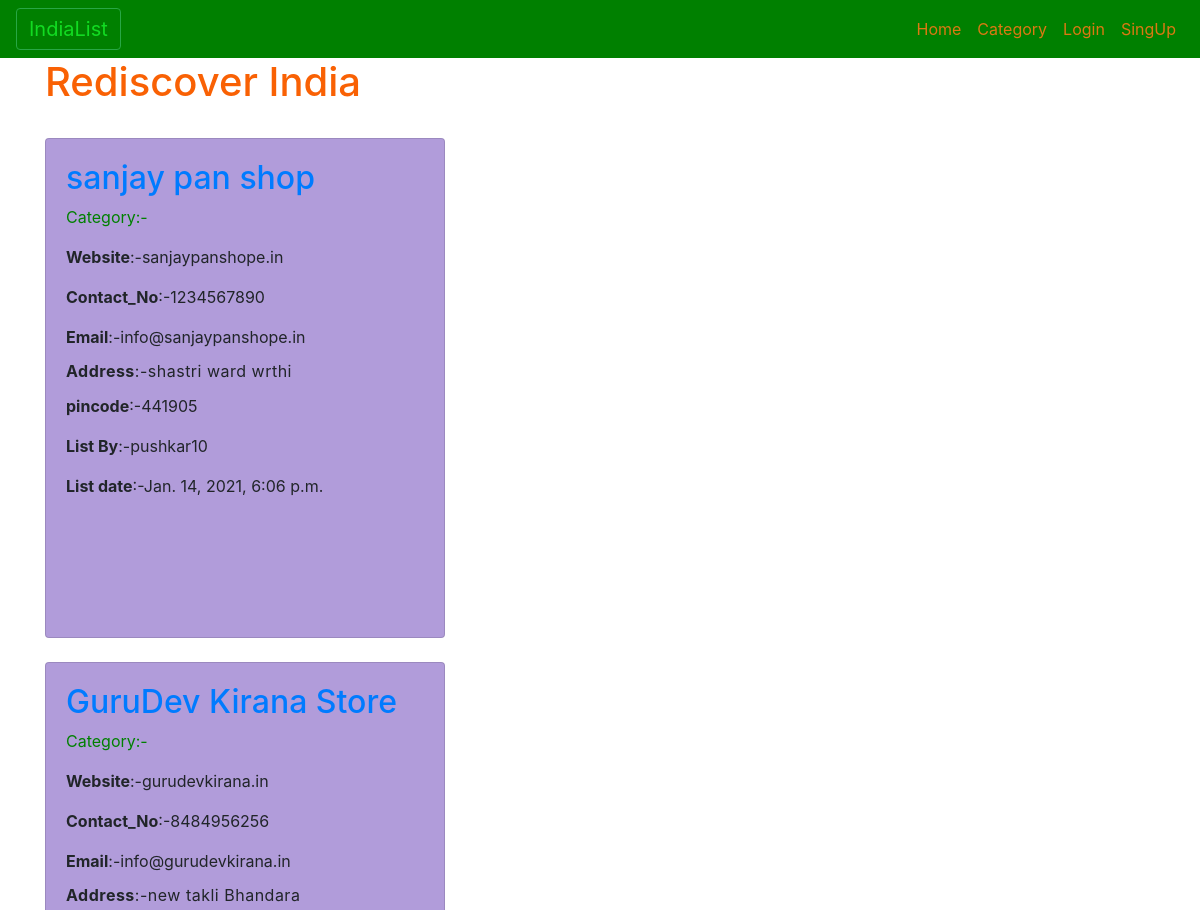
Before: / (upper part) with the older database file.
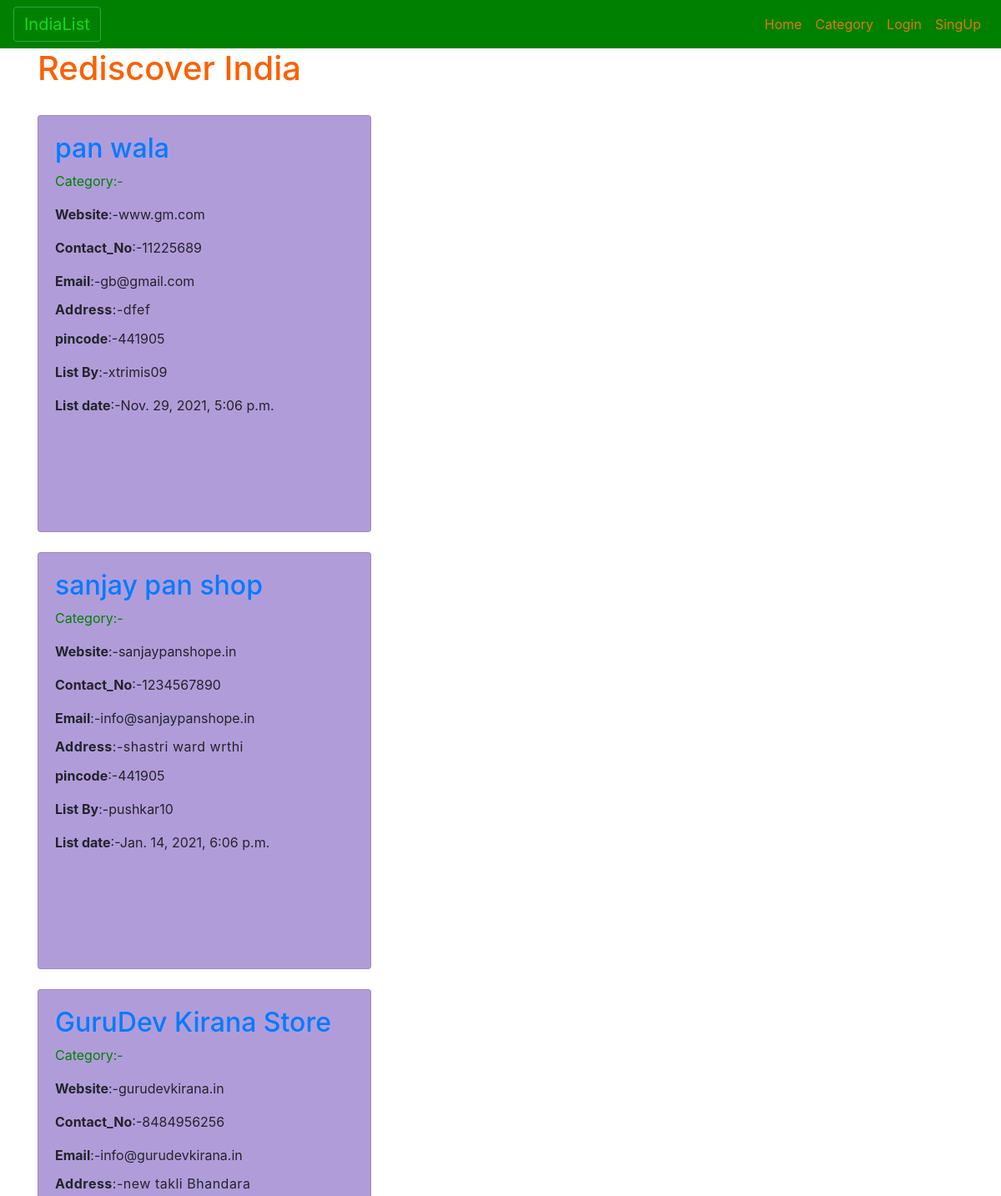
After: the same page with the newer database file.
### businesslisting/models.py (models this page shows, shortened)
class List(models.Model):
	name = models.CharField(max_length=200)
	description = models.TextField()
	website = models.CharField(max_length=100)
	contact = models.IntegerField()
	email   = models.CharField(max_length=50)
	address = models.TextField()
	pincode = models.IntegerField()
	date_posted = models.DateTimeField(default=timezone.now)
	author = models.ForeignKey(User,on_delete=models.CASCADE)

### businesslisting/views.py (the view)
# urls.py: path('', BizListView.as_view(), name='biz-home'),
class BizListView(ListView):
	model = List
	template_name = 'businesslisting/home.html'
	context_object_name = 'listing'
	ordering = ['-date_posted']

### businesslisting/templates/businesslisting/home.html
{% extends "businesslisting/base.html" %}
 {% block content%}
  <h1>Rediscover India</h1><br>
  {% for list in listing %}
	 <div class="card" >
	  <div class="card-body">
	     <h2><a href="{% url 'list-detail' list.id %}">{{ list.name }}</a></h2>
	     <p class="cat"> Category:-{{ list.category }}</p>
  	     <p><b>Website</b>:-{{ list.website }}</p>
	     <p><b>Contact_No</b>:-{{ list.contact }}</p>
	     <p> <b>Email</b>:-{{ list.email }}</p>
	     <p class="add"> <b>Address</b>:-{{ list.address }}</p>
	     <p> <b>pincode</b>:-{{ list.pincode }}</p>
	     <p> <b>List By</b>:-{{ list.author }}</p>
	     <p> <b>List date</b>:-{{ list.date_posted }}</p>
	   </div>
     </div>
     <br>
   {% endfor %}
{% endblock content %}

### businesslisting/templates/businesslisting/base.html (shortened to what this page needs)
{% load static %}
<!doctype html>
<html lang="en">
  <head>
    <link rel="stylesheet" href="https://cdn.jsdelivr.net/npm/bootstrap@4.5.3/dist/css/bootstrap.min.css">
    <link rel="stylesheet" type="text/css" href="{% static 'businesslisting/main.css' %}">
  </head>
  <body>
  	<header class="site-header">
    <nav class="navbar navbar-expand-md navbar-light  ">
    <button href="{% url 'biz-home' %}" class="navbar-brand btn btn-outline-success"style="color: #12DB22">IndiaList</button>
    <div class="collapse navbar-collapse " id="navbarCollapse">
        <div class="navbar-nav ml-auto nav nav-fill ">
            <a href="{% url 'biz-home' %}" class="nav-item nav-link"style="color: #DB7912">Home</a>
            <a href="#" class="nav-item nav-link" style="color: #DB7912">Category</a>
            {% if user.is_authenticated %}
                 <a href="{% url 'profile' %} " class='nav-item nav-link' style="color: #DB7912">Profile</a>
                 <a href="{% url 'list-create' %} " class='nav-item nav-link' style="color: #DB7912">Add Your Businss</a>
                 <a href="{% url 'logout' %} " class='nav-item nav-link' style="color: #DB7912">Logout</a>
            {% else %}
                  <a href="{% url 'login' %} " class='nav-item nav-link' style="color: #DB7912">Login</a>
                  <a href="{% url 'register' %} " class='nav-item nav-link' style="color: #DB7912">SingUp</a>
            {% endif %}
        </div>
    </div>
   </nav>
  </header>
<div class="container" >
    {% block content %}{% endblock %}
</div>
  </body>
</html>

### businesslisting/static/businesslisting/main.css (style rules this page uses)
body { background-color: ; }
header { background-color: green; }
div.card { height: 500px; width: 400px; background: #B19CDA; }
h1 { color: #F96104; }
h2 { color: red; }
p.cat { color: green; }
p.add { text-align: justify; line-height: 0.8; letter-spacing: 0.50px; }

Changed rows visible on the page:
added List: name "pan wala", website "www.gm.com", contact "11225689", email "gb@gmail.com", address "dfef", pincode "441905", author "xtrimis09", date_posted "Nov. 29, 2021, 5:06 p.m."
